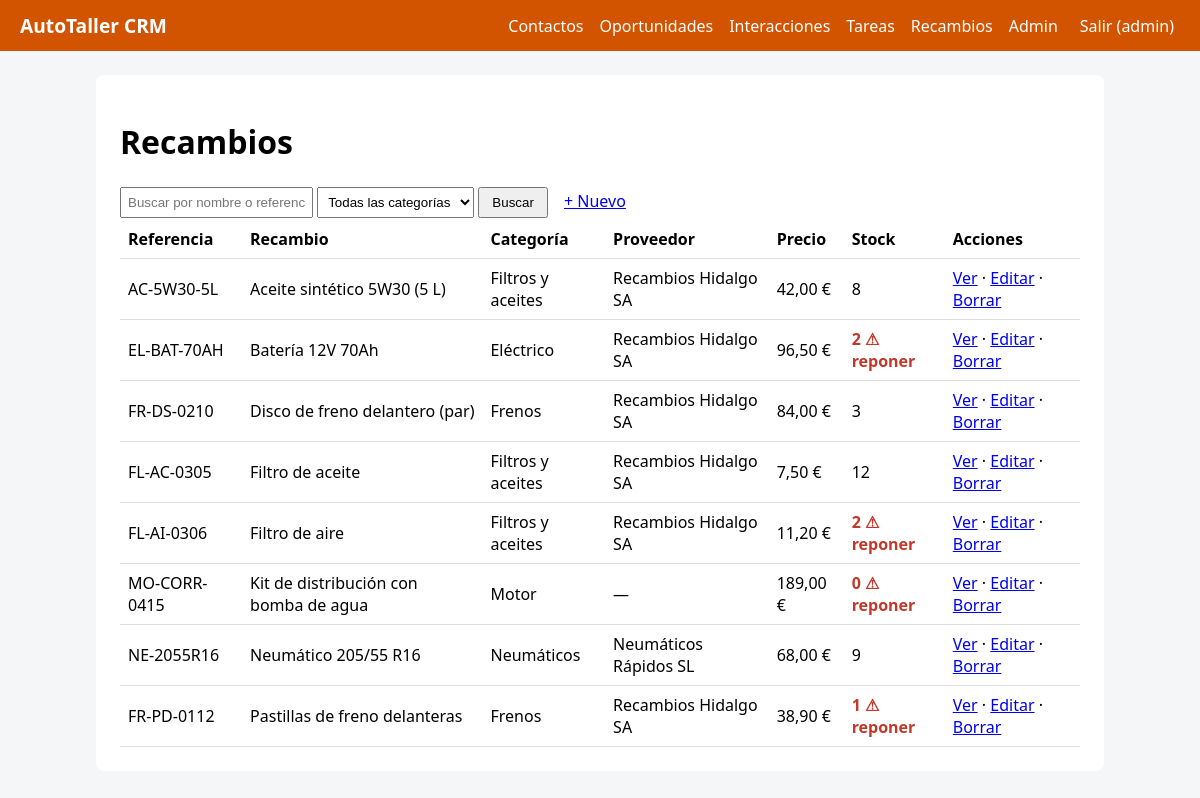
The app's page /recambios/ (signed in) with its own data.
### recambios/models.py (models this page shows, shortened)
class Recambio(models.Model):
    CATEGORIAS = [
        ('motor', 'Motor'),
        ('frenos', 'Frenos'),
        ('filtros', 'Filtros y aceites'),
        ('electrico', 'Eléctrico'),
        ('neumaticos', 'Neumáticos'),
        ('otros', 'Otros'),
    ]
    referencia = models.CharField(max_length=40, unique=True)
    nombre = models.CharField(max_length=150)
    categoria = models.CharField(max_length=20, choices=CATEGORIAS, default='otros')
    proveedor = models.ForeignKey(
        'contactos.Contacto',
        on_delete=models.SET_NULL,
        null=True,
        blank=True,
        limit_choices_to={'tipo': 'proveedor'},
        related_name='recambios'
    )
    precio = models.DecimalField(max_digits=8, decimal_places=2, default=0)
    stock = models.PositiveIntegerField(default=0)
    stock_minimo = models.PositiveIntegerField(default=2)
    class Meta:
        ordering = ['nombre']
        verbose_name_plural = 'recambios'
    @property
    def stock_bajo(self):
        return self.stock <= self.stock_minimo

### contactos/models.py (models this page shows, shortened)
class Contacto(models.Model):
    TIPOS = [
        ('particular', 'Cliente particular'),
        ('empresa', 'Empresa / flota'),
        ('proveedor', 'Proveedor de recambios'),   # OJO: el módulo recambios filtra por este valor
        ('aseguradora', 'Aseguradora'),
        ('otro', 'Otro'),
    ]
    nombre = models.CharField(max_length=120)                        # Texto corto. max_length es OBLIGATORIO
    tipo = models.CharField(max_length=20, choices=TIPOS, default='particular')  # choices -> desplegable en formularios
    email = models.EmailField(blank=True)                            # blank=True -> se puede dejar vacío
    telefono = models.CharField(max_length=30, blank=True)           # Teléfono como texto (admite +34, espacios)
    notas = models.TextField(blank=True)                             # Texto largo
    creado = models.DateTimeField(auto_now_add=True)                 # auto_now_add -> fecha de creación automática
    matricula = models.CharField(max_length=15, blank=True, help_text='Ej: 1234 BCD')
    vehiculo = models.CharField('vehículo', max_length=80, blank=True, help_text='Marca y modelo')
    class Meta:
        ordering = ['nombre']              # Orden por defecto. '-campo' = descendente
    def __str__(self):
        return self.nombre                 # Cómo se muestra el objeto en admin, desplegables, títulos

### recambios/views.py (the view)
# urls.py: path('', views.index, name='index'),                          # /contactos/
@login_required
def index(request):
    q = request.GET.get('q', '').strip()
    categoria = request.GET.get('categoria', '')
    objetos = Recambio.objects.select_related('proveedor')
    if q:
        objetos = objetos.filter(Q(nombre__icontains=q) | Q(referencia__icontains=q))
    if categoria:
        objetos = objetos.filter(categoria=categoria)
    return render(
        request,
        'recambios/lista.html',
        {'objetos': objetos, 'q': q, 'categoria': categoria, 'categorias': Recambio.CATEGORIAS}
    )

### core/context_processors.py (called while the page is built)
def crm(request):
    return {
        'NOMBRE_CRM': settings.NOMBRE_CRM,
        'COLOR': settings.COLOR_PRINCIPAL,
        'modulos': [{'nombre': m.capitalize(), 'url': f'{m}:index'} for m in settings.MODULOS_CRM],
    }

### recambios/templates/recambios/lista.html (shortened to what this page needs)
{% extends 'core/base.html' %}
{% block content %}
<h1>Recambios</h1>
<form method="get">
 <input name="q" value="{{ q }}" placeholder="Buscar por nombre o referencia...">
 <select name="categoria">
  <option value="">Todas las categorías</option>
 </select>
 <button>Buscar</button>
 <a class="btn" href="{% url 'recambios:crear' %}">+ Nuevo</a>
</form>
<table>
 <tr><th>Referencia</th><th>Recambio</th><th>Categoría</th><th>Proveedor</th><th>Precio</th><th>Stock</th><th>Acciones</th></tr>
 {% for o in objetos %}
 <tr><td>{{ o.referencia }}</td><td>{{ o.nombre }}</td><td>{{ o.get_categoria_display }}</td>
  <td>{{ o.proveedor|default:"—" }}</td><td>{{ o.precio }} €</td>
  <td>{% if o.stock_bajo %}<strong style="color:#c0392b">{{ o.stock }} ⚠ reponer</strong>{% else %}{{ o.stock }}{% endif %}</td>
  <td><a href="{% url 'recambios:detalle' o.pk %}">Ver</a> ·
      <a href="{% url 'recambios:editar' o.pk %}">Editar</a> ·
      <a href="{% url 'recambios:borrar' o.pk %}">Borrar</a></td></tr>
 {% empty %}<tr><td colspan="7">No hay datos todavía.</td></tr>
 {% endfor %}
</table>
{% endblock %}

### core/templates/core/base.html (shortened to what this page needs)
<!doctype html>
<html lang="es"><head><meta charset="utf-8">
</head>
<body>
<nav>
 <a class="marca" href="{% url 'inicio' %}">{{ NOMBRE_CRM }}</a>
 {% for m in modulos %}<a href="{% url m.url %}">{{ m.nombre }}</a>{% endfor %}
 {% if user.is_staff %}<a href="/admin/">Admin</a>{% endif %}
 {% if user.is_authenticated %}
  <form method="post" action="{% url 'logout' %}" style="margin:0">{% csrf_token %}<button>Salir ({{ user.username }})</button></form>
 {% endif %}
</nav>
<main>
 {% block content %}{% endblock %}
</main>
</body></html>

### records on screen
Recambio: referencia "AC-5W30-5L", nombre "Aceite sintético 5W30 (5 L)", categoria "Filtros y aceites", proveedor "Recambios Hidalgo SA", precio "42,00", stock "8"
Recambio: referencia "EL-BAT-70AH", nombre "Batería 12V 70Ah", categoria "Eléctrico", proveedor "Recambios Hidalgo SA", precio "96,50", stock "2"
Recambio: referencia "FR-DS-0210", nombre "Disco de freno delantero (par)", categoria "Frenos", proveedor "Recambios Hidalgo SA", precio "84,00", stock "3"
Recambio: referencia "FL-AC-0305", nombre "Filtro de aceite", categoria "Filtros y aceites", proveedor "Recambios Hidalgo SA", precio "7,50", stock "12"
Recambio: referencia "FL-AI-0306", nombre "Filtro de aire", categoria "Filtros y aceites", proveedor "Recambios Hidalgo SA", precio "11,20", stock "2"
Recambio: referencia "MO-CORR-0415", nombre "Kit de distribución con bomba de agua", categoria "Motor", proveedor "—", precio "189,00", stock "0"
Recambio: referencia "NE-2055R16", nombre "Neumático 205/55 R16", categoria "Neumáticos", proveedor "Neumáticos Rápidos SL", precio "68,00", stock "9"
Recambio: referencia "FR-PD-0112", nombre "Pastillas de freno delanteras", categoria "Frenos", proveedor "Recambios Hidalgo SA", precio "38,90", stock "1"

### other values on screen
{{ NOMBRE_CRM }} "AutoTaller CRM"
{{ m.nombre }} "Contactos" "Oportunidades" "Interacciones" "Tareas" "Recambios"
{{ user.username }} "admin"
